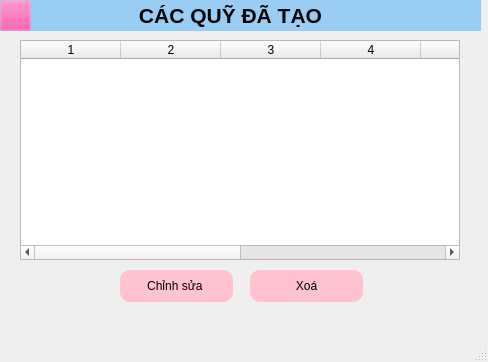
<?xml version="1.0" encoding="UTF-8"?>
<ui version="4.0">
 <class>xem_lai_quy</class>
 <widget class="QMainWindow" name="xem_lai_quy">
  <property name="geometry">
   <rect>
    <x>0</x>
    <y>0</y>
    <width>488</width>
    <height>362</height>
   </rect>
  </property>
  <property name="windowTitle">
   <string>Xem lại các quỹ</string>
  </property>
  <widget class="QWidget" name="centralwidget">
   <widget class="QLabel" name="label_5">
    <property name="geometry">
     <rect>
      <x>-20</x>
      <y>0</y>
      <width>501</width>
      <height>31</height>
     </rect>
    </property>
    <property name="font">
     <font>
      <pointsize>16</pointsize>
      <weight>75</weight>
      <bold>true</bold>
     </font>
    </property>
    <property name="styleSheet">
     <string notr="true">background-color: rgb(154, 205, 244);</string>
    </property>
    <property name="text">
     <string>CÁC QUỸ ĐÃ TẠO</string>
    </property>
    <property name="alignment">
     <set>Qt::AlignCenter</set>
    </property>
   </widget>
   <widget class="QPushButton" name="btnQuayLai">
    <property name="geometry">
     <rect>
      <x>0</x>
      <y>0</y>
      <width>31</width>
      <height>31</height>
     </rect>
    </property>
    <property name="styleSheet">
     <string notr="true">background-color: rgba(245, 40, 145, 0);</string>
    </property>
    <property name="text">
     <string/>
    </property>
    <property name="icon">
     <iconset>
      <normaloff>../ic_arrow.png</normaloff>../ic_arrow.png</iconset>
    </property>
   </widget>
   <widget class="QTableWidget" name="tblXemLai">
    <property name="geometry">
     <rect>
      <x>20</x>
      <y>40</y>
      <width>440</width>
      <height>220</height>
     </rect>
    </property>
    <property name="columnCount">
     <number>8</number>
    </property>
    <column/>
    <column/>
    <column/>
    <column/>
    <column/>
    <column/>
    <column/>
    <column/>
   </widget>
   <widget class="QPushButton" name="btnChinhSua">
    <property name="geometry">
     <rect>
      <x>120</x>
      <y>270</y>
      <width>113</width>
      <height>32</height>
     </rect>
    </property>
    <property name="styleSheet">
     <string notr="true">background-color: rgb(255, 194, 209);
border-radius:10px</string>
    </property>
    <property name="text">
     <string>Chỉnh sửa </string>
    </property>
   </widget>
   <widget class="QPushButton" name="btnXoa">
    <property name="geometry">
     <rect>
      <x>250</x>
      <y>270</y>
      <width>113</width>
      <height>32</height>
     </rect>
    </property>
    <property name="styleSheet">
     <string notr="true">background-color: rgb(255, 194, 209);
border-radius:10px</string>
    </property>
    <property name="text">
     <string>Xoá</string>
    </property>
   </widget>
  </widget>
  <widget class="QMenuBar" name="menubar">
   <property name="geometry">
    <rect>
     <x>0</x>
     <y>0</y>
     <width>488</width>
     <height>24</height>
    </rect>
   </property>
  </widget>
  <widget class="QStatusBar" name="statusbar"/>
 </widget>
 <resources/>
 <connections/>
</ui>
